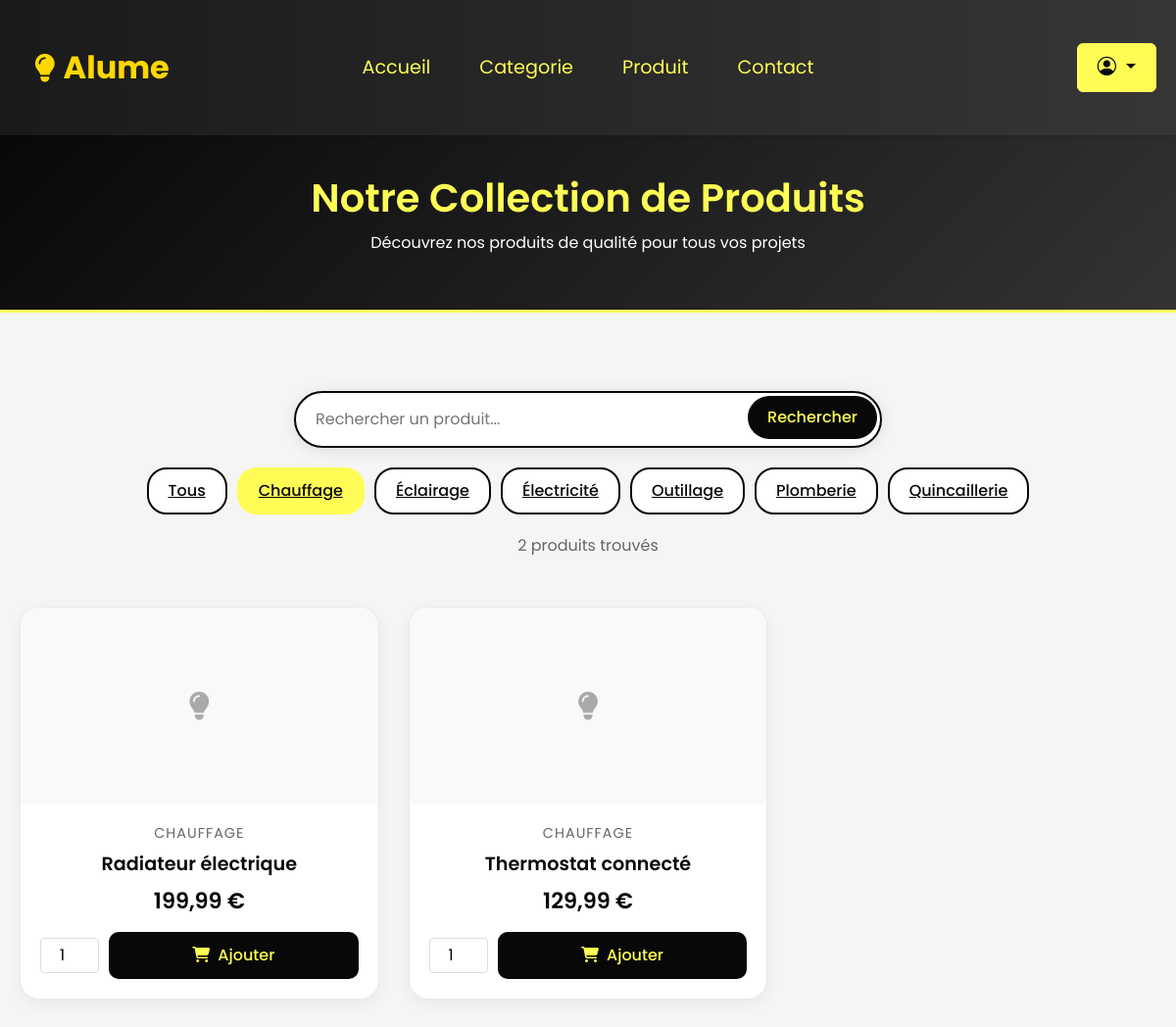
The app's page /index.php?page=produit&categorie=Chauffage with its own data.
### tables this page shows
create table produit(
	idproduit int(6) not null AUTO_INCREMENT,
	nomproduit varchar(50),
	prix_unit decimal(8,2),
	categorie varchar(50),
	image varchar(255) DEFAULT 'default_product.jpg',
	description text,
	constraint pk_produit primary key (idproduit)
);

### modele/modele.class.php (called while the page is built, shortened)
<?php
class Modele {
	private $unPdo ;
	public function __construct(){
		$serveur = "localhost";
		$bdd = "ALUME";
		$user = "root";
		$mdp = "";
		try{
		$this->unPdo = new PDO("mysql:host=".$serveur.";dbname=".$bdd,$user, $mdp);
		}
		catch(PDOException $exp){
			echo "Erreur de connexion à la BDD";
		}
	}
	public function selectProduitsByCategorie($categorie){
		$requete = "select * from produit where categorie = :categorie order by nomproduit;";
		$donnees = array(':categorie' => $categorie);
		$exec = $this->unPdo->prepare($requete);
		$exec->execute($donnees);
		return $exec->fetchAll();
	}
	public function selectDistinctCategories(){
		$requete = "select distinct categorie from produit order by categorie;";
		$exec = $this->unPdo->prepare($requete);
		$exec->execute();
		return $exec->fetchAll();
	}
}
?>

### controleur/controleur.class.php (called while the page is built, shortened)
<?php
	require_once ("modele/modele.class.php");
	class Controleur {
		private $unModele ;
		public function   __construct(){
			$this->unModele = new Modele ();
		}
		public function selectProduitsByCategorie($categorie){
			return $this->unModele->selectProduitsByCategorie($categorie);
		}
		public function selectDistinctCategories(){
			return $this->unModele->selectDistinctCategories();
		}
	}
?>

### vue/partie_utilisateur/produits.php (the view, shortened to what this page needs)
<?php
require_once("modele/modele.class.php");
require_once("controleur/controleur.class.php");
$unControleur = new Controleur();
$categories = $unControleur->selectDistinctCategories();
if (isset($_GET['categorie']) && !empty($_GET['categorie'])) {
    $produits = $unControleur->selectProduitsByCategorie($_GET['categorie']);
    $categorieActuelle = $_GET['categorie'];
} elseif (isset($_GET['search']) && !empty($_GET['search'])) {
    $produits = $unControleur->searchProduits($_GET['search']);
    $searchTerm = $_GET['search'];
} else {
    $produits = $unControleur->selectAllProduitsFrontend();
}
?>
<!DOCTYPE html>
<html lang="fr">
<head>
    <link href="https://cdn.jsdelivr.net/npm/bootstrap@5.3.0/dist/css/bootstrap.min.css" rel="stylesheet">
    <link rel="stylesheet" href="https://cdnjs.cloudflare.com/ajax/libs/font-awesome/6.0.0/css/all.min.css">
</head>
<body>
    <div class="header">
        <h1>Notre Collection de Produits</h1>
        <p>Découvrez nos produits de qualité pour tous vos projets</p>
    </div>
    <div class="container">
        <form action="index.php" method="GET" class="search-form">
            <div class="search-bar">
                <input type="text" name="search" class="search-input" placeholder="Rechercher un produit..."
                       value="<?php echo isset($searchTerm) ? htmlspecialchars($searchTerm) : ''; ?>">
                <button type="submit" class="search-button">Rechercher</button>
            </div>
        </form>
        <div class="filters">
            <a href="index.php?page=produit" class="filter-btn <?php echo !isset($categorieActuelle) ? 'active' : ''; ?>">
                Tous
            </a>
            <?php foreach($categories as $categorie): ?>
                <a href="index.php?page=produit&categorie=<?php echo urlencode($categorie['categorie']); ?>"
                   class="filter-btn <?php echo (isset($categorieActuelle) && $categorieActuelle == $categorie['categorie']) ? 'active' : ''; ?>">
                    <?php echo htmlspecialchars($categorie['categorie']); ?>
                </a>
            <?php endforeach; ?>
        </div>
        <div class="products-count">
            <?php
            $count = count($produits);
            echo $count . " produit" . ($count > 1 ? "s" : "") . " trouvé" . ($count > 1 ? "s" : "");
            ?>
        </div>
        <div class="products-grid">
            <?php if(count($produits) > 0): ?>
                <?php foreach($produits as $produit): ?>
                    <div class="product-card">
                        <div class="product-image">
                            <i class="fas fa-lightbulb"></i>
                        </div>
                        <div class="product-info">
                            <div class="product-category"><?php echo htmlspecialchars($produit['categorie']); ?></div>
                            <h3 class="product-title"><?php echo htmlspecialchars($produit['nomproduit']); ?></h3>
                            <div class="product-price"><?php echo number_format($produit['prix_unit'], 2, ',', ' '); ?> €</div>
                            <form method="post" action="index.php?page=produit<?php echo isset($categorieActuelle) ? '&categorie=' . urlencode($categorieActuelle) : ''; ?>" class="product-card-form">
                                <div class="product-actions">
                                    <input type="number" name="quantite" value="1" min="1" max="99" class="product-quantity">
                                    <button type="submit" name="add_to_cart" class="add-to-cart">
                                        <i class="fas fa-shopping-cart me-2"></i>Ajouter
                                    </button>
                                </div>
                            </form>
                        </div>
                    </div>
                <?php endforeach; ?>
            <?php else: ?>
                <div class="no-products">
                    <p>Aucun produit ne correspond à votre recherche.</p>
                </div>
            <?php endif; ?>
        </div>
    </div>
</body>
</html>

### index.php (style rules this page uses)
.fas.fa-lightbulb { font-size: 1.8rem !important; }

### vue/partie_utilisateur/produits.php (style rules this page uses)
* { margin: 0; padding: 0; box-sizing: border-box; font-family: 'Poppins', sans-serif; }
body { background: #f5f5f5; }
.container { max-width: 1400px; margin: 0 auto; padding: 20px; }
.header { text-align: center; padding: 40px 0; background: linear-gradient(135deg, #080808, #333333); color: white; margin-bottom: 40px; border-bottom: 3px solid #FFFD55; }
.header h1 { font-weight: 600; color: #FFFD55; margin-bottom: 10px; }
.search-bar { max-width: 600px; margin: 20px auto; position: relative; }
.search-input { width: 100%; padding: 15px 20px; border: 2px solid #080808; border-radius: 30px; box-shadow: 0 2px 15px rgba(0,0,0,0.1); font-size: 16px; transition: all 0.3s ease; }
.search-button { position: absolute; right: 5px; top: 5px; padding: 10px 20px; background-color: #080808; color: #FFFD55; border: none; border-radius: 25px; cursor: pointer; font-weight: 500; transition: all 0.3s ease; }
.filters { display: flex; gap: 10px; margin: 20px 0; flex-wrap: wrap; justify-content: center; }
.filter-btn { padding: 10px 20px; border: 2px solid #080808; border-radius: 20px; background: white; color: #080808; cursor: pointer; transition: all 0.3s ease; font-weight: 500; }
.filter-btn.active { background: #FFFD55; color: #080808; border-color: #FFFD55; }
.products-grid { display: grid; grid-template-columns: repeat(auto-fill, minmax(300px, 1fr)); gap: 30px; padding: 20px 0; }
.product-card { background: white; border-radius: 20px; overflow: hidden; transition: all 0.3s ease; position: relative; border: 1px solid #eaeaea; box-shadow: 0 5px 15px rgba(0,0,0,0.05); }
.product-image { width: 100%; height: 200px; object-fit: cover; background-color: #f9f9f9; display: flex; justify-content: center; align-items: center; color: #aaa; font-size: 24px; }
.product-info { padding: 20px; }
.product-category { color: #666; font-size: 0.9em; margin-bottom: 8px; text-transform: uppercase; letter-spacing: 1px; }
.product-title { font-size: 1.2em; margin-bottom: 10px; color: #080808; font-weight: 600; }
.product-price { font-size: 1.4em; font-weight: 600; color: #080808; margin-bottom: 15px; }
.add-to-cart { width: 100%; padding: 12px; background: #080808; color: #FFFD55; border: none; border-radius: 10px; cursor: pointer; transition: background 0.3s ease; font-weight: 500; }
.products-count { text-align: center; margin: 10px 0 30px; color: #666; }
.product-quantity { width: 60px; text-align: center; margin-right: 10px; border: 1px solid #ddd; border-radius: 4px; padding: 5px; }
.product-actions { display: flex; align-items: center; margin-top: 10px; }
.product-card-form { margin-top: 15px; }

### records on screen
produit: categorie "CHAUFFAGE", nomproduit "Radiateur électrique", prix_unit "199,99"
produit: categorie "CHAUFFAGE", nomproduit "Thermostat connecté", prix_unit "129,99"

### other values on screen
$categorie['categorie'] "Chauffage"
$categorie['categorie'] "Éclairage"
$categorie['categorie'] "Électricité"
$categorie['categorie'] "Outillage"
$categorie['categorie'] "Plomberie"
$categorie['categorie'] "Quincaillerie"
$count "2"
